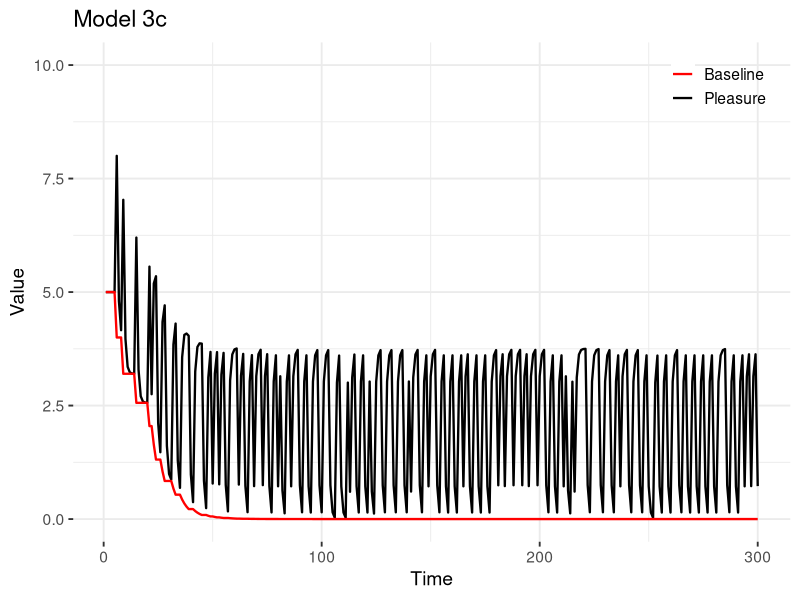

R code for this plot:
# jonashaslbeck@protonmail.com; July 3rd, 2026

# --------------------------------------------
# -------- What is happening here? -----------
# --------------------------------------------

# This is the version of the substance abuse model after Exercise 1, and after solving
# the divergence issue.

# The question here is: How can we change the model such that sustainable/healthy 
# substance abuse is possible?


# --------------------------------------------
# -------- Load Packages ---------------------
# --------------------------------------------

library(ggplot2)


# --------------------------------------------
# -------- Helpers ---------------------------
# --------------------------------------------

# This is a plotting function you can use below
plotModel <- function(df, 
                      varnames = c("Pleasure", "Baseline"),
                      title, 
                      filename = NULL, 
                      print = TRUE, 
                      pdf = TRUE, 
                      ylim=c(0,10)) {
  
  p <- ggplot(df, aes(x = time)) +
    geom_line(aes(y = x, colour = varnames[1]), linewidth = 0.8)
  
  # Add baseline line only if a second variable name is provided
  if(length(varnames) >= 2) {
    p <- p +
      geom_line(aes(y = x_base, colour = varnames[2]), linewidth = 0.8)
  }
  
  # Define colours depending on number of lines
  colours <- setNames(
    c("black", "red")[seq_along(varnames)],
    varnames
  )
  
  p <- p +
    scale_colour_manual(values = colours) +
    labs(
      colour = NULL,
      x = "Time",
      y = "Value",
      title = title
    ) +
    theme_bw(base_size = 14) +
    coord_cartesian(ylim = c(ylim[1], ylim[2])) +
    theme(
      panel.border = element_blank(),
      legend.position = c(0.98, 0.98),
      legend.justification = c(1, 1),
      legend.background = element_blank()
    )
  
  # Plot
  if(is.null(filename)) filename <- title
  if(print) print(p)
  
  # Save
  if(pdf) ggsave(
    paste0("Figures/", filename, ".pdf"),
    plot = p,
    width = 7,
    height = 5,
    units = "in",
    device = cairo_pdf
  )
  
} # eoF



# --------------------------------------------
# -------- Model 3b: Avoided Divergence ------
# --------------------------------------------

# ----- Model Setup -----
Nt <- 300
x <- numeric(Nt)
u <- integer(Nt)
x_base <- rep(5, Nt)
min_base <- 0
x[1] <- 5
u[1] <- 0
K <- 0

set.seed(1)
for(t in 2:Nt) {
  # Probability substance use
  p_u <- 1/(1+ exp(-1*(5-x[t-1]) + 2))
  # Substance abuse
  u[t] <- sample(0:1, size= 1, prob = c(1-p_u, p_u))
  # pleasure
  x[t] <- x[t-1] + 0.8*(x_base[t-1]-x[t-1]) + 3*u[t-1]
  # Resource
  x_base[t] <- x_base[t-1] - 0.2*u[t-1] * (x_base[t-1] - K)
}


# ----- Plotting -----
df <- data.frame(
  time = 1:Nt,
  y = x, 
  x_base = x_base)

plotModel(df = df, 
          title = "Model 3c", 
          pdf = FALSE)
